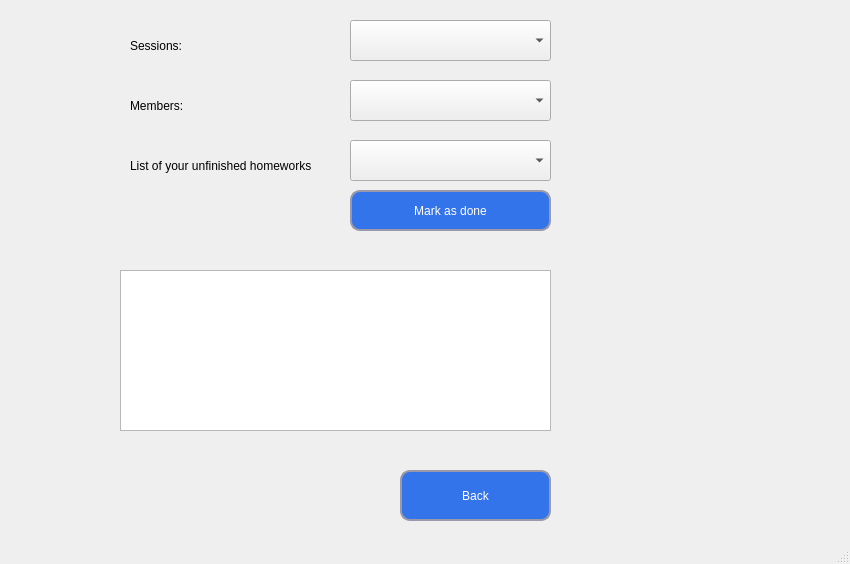
<?xml version="1.0" encoding="UTF-8"?>
<ui version="4.0">
 <class>see_session_window</class>
 <widget class="QMainWindow" name="see_session_window">
  <property name="geometry">
   <rect>
    <x>0</x>
    <y>0</y>
    <width>850</width>
    <height>564</height>
   </rect>
  </property>
  <property name="windowTitle">
   <string>See Sessions</string>
  </property>
  <widget class="QWidget" name="centralwidget">
   <widget class="QLabel" name="lbl_1">
    <property name="geometry">
     <rect>
      <x>130</x>
      <y>30</y>
      <width>171</width>
      <height>31</height>
     </rect>
    </property>
    <property name="text">
     <string>Sessions:</string>
    </property>
   </widget>
   <widget class="QPushButton" name="btn_back">
    <property name="geometry">
     <rect>
      <x>400</x>
      <y>470</y>
      <width>151</width>
      <height>51</height>
     </rect>
    </property>
    <property name="styleSheet">
     <string notr="true">QPushButton {
	border-style: solid;
	border-width: 2px;
	border-color: #9999aa;
	border-radius: 10px;
	color: white;
	background-color: #3474eb
}

QPushButton:enabled {
	background-color: #3474eb
	color: white;
}

QPushButton:pressed {
	background-color: #0d2f72;
	color: #fffffe;
}

QPushButton:hover:!pressed {
	background-color: E1F4FF;
	color: 0c2f70;
}

QPushButton:disabled {
	background-color: #aaaaaa;
	color: #ffffff;
}</string>
    </property>
    <property name="text">
     <string>Back</string>
    </property>
   </widget>
   <widget class="QListWidget" name="list_widget_session_member_homework_detail">
    <property name="geometry">
     <rect>
      <x>120</x>
      <y>270</y>
      <width>431</width>
      <height>161</height>
     </rect>
    </property>
   </widget>
   <widget class="QLabel" name="lbl_homework_details">
    <property name="geometry">
     <rect>
      <x>10</x>
      <y>250</y>
      <width>351</width>
      <height>31</height>
     </rect>
    </property>
    <property name="text">
     <string/>
    </property>
   </widget>
   <widget class="QLabel" name="lbl_4">
    <property name="geometry">
     <rect>
      <x>130</x>
      <y>90</y>
      <width>181</width>
      <height>31</height>
     </rect>
    </property>
    <property name="text">
     <string>Members:</string>
    </property>
   </widget>
   <widget class="QComboBox" name="combo_box_Sessions">
    <property name="geometry">
     <rect>
      <x>350</x>
      <y>20</y>
      <width>201</width>
      <height>41</height>
     </rect>
    </property>
   </widget>
   <widget class="QComboBox" name="combo_box_members">
    <property name="geometry">
     <rect>
      <x>350</x>
      <y>80</y>
      <width>201</width>
      <height>41</height>
     </rect>
    </property>
   </widget>
   <widget class="QLabel" name="label">
    <property name="geometry">
     <rect>
      <x>130</x>
      <y>150</y>
      <width>191</width>
      <height>31</height>
     </rect>
    </property>
    <property name="text">
     <string>List of your unfinished homeworks</string>
    </property>
   </widget>
   <widget class="QComboBox" name="combo_box_personal_homeworks">
    <property name="geometry">
     <rect>
      <x>350</x>
      <y>140</y>
      <width>201</width>
      <height>41</height>
     </rect>
    </property>
   </widget>
   <widget class="QPushButton" name="btn_mark_as_done">
    <property name="geometry">
     <rect>
      <x>350</x>
      <y>190</y>
      <width>201</width>
      <height>41</height>
     </rect>
    </property>
    <property name="styleSheet">
     <string notr="true">QPushButton {
	border-style: solid;
	border-width: 2px;
	border-color: #9999aa;
	border-radius: 10px;
	color: white;
	background-color: #3474eb
}

QPushButton:enabled {
	background-color: #3474eb
	color: white;
}

QPushButton:pressed {
	background-color: #0d2f72;
	color: #fffffe;
}

QPushButton:hover:!pressed {
	background-color: E1F4FF;
	color: 0c2f70;
}

QPushButton:disabled {
	background-color: #aaaaaa;
	color: #ffffff;
}</string>
    </property>
    <property name="text">
     <string>Mark as done</string>
    </property>
   </widget>
  </widget>
  <widget class="QMenuBar" name="menubar">
   <property name="geometry">
    <rect>
     <x>0</x>
     <y>0</y>
     <width>850</width>
     <height>21</height>
    </rect>
   </property>
  </widget>
  <widget class="QStatusBar" name="statusbar"/>
 </widget>
 <resources/>
 <connections/>
</ui>
